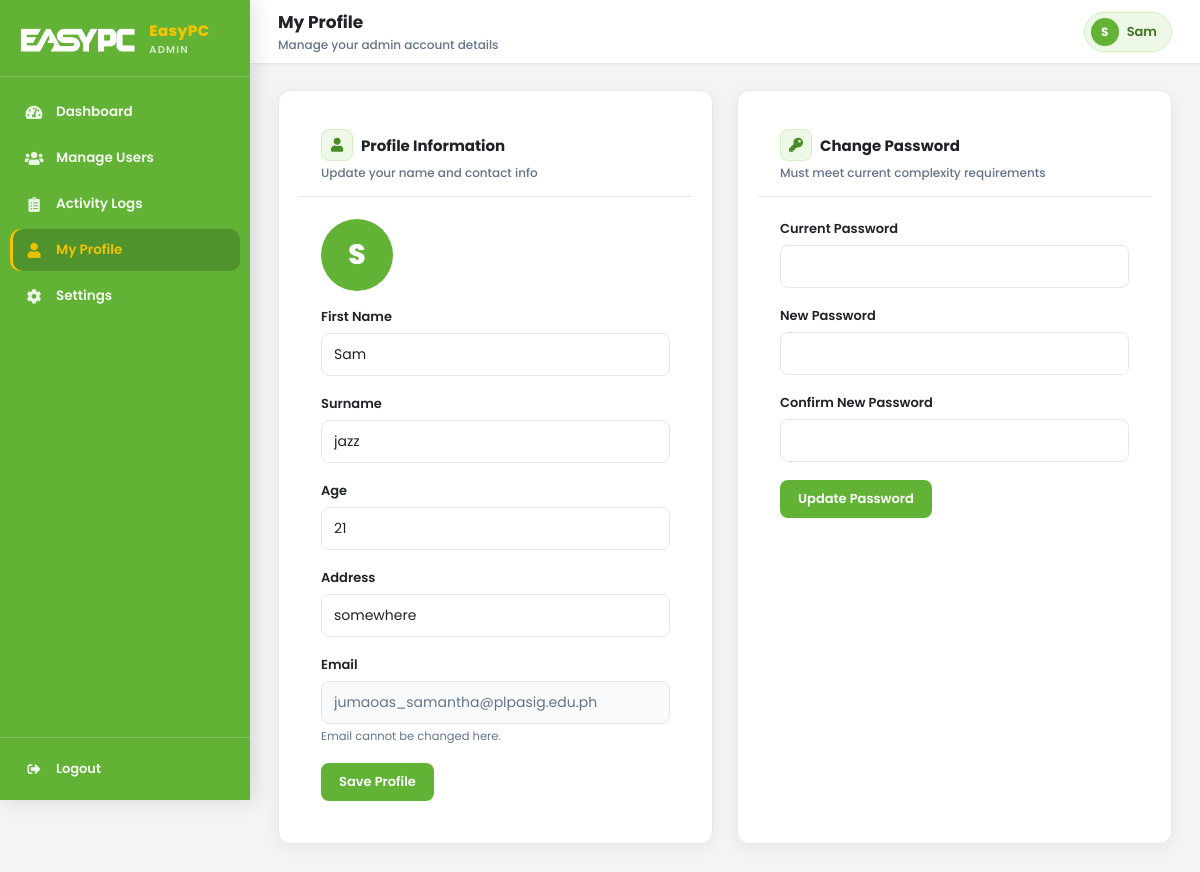
/ADMIN/admin_profile.php (signed in), run on the app's committed database.
### tables this page shows
CREATE TABLE `users` (
  `id` int(11) NOT NULL,
  `name` varchar(100) DEFAULT NULL,
  `surname` varchar(100) DEFAULT NULL,
  `age` int(11) DEFAULT NULL,
  `address` text DEFAULT NULL,
  `email` varchar(150) DEFAULT NULL,
  `password` varchar(255) DEFAULT NULL,
  `role` enum('admin','seller','client','courier','retail_officer','technician','inventory_custodian') DEFAULT 'client',
  `is_verified` tinyint(4) DEFAULT 0,
  `is_locked` tinyint(4) DEFAULT 0,
  `failed_attempts` int(11) DEFAULT 0,
  `activation_token` varchar(100) DEFAULT NULL,
  `created_at` timestamp NOT NULL DEFAULT current_timestamp(),
  `totp_secret` varchar(64) DEFAULT NULL,
  `totp_enabled` tinyint(4) DEFAULT 0
);

### includes/security.php (called while the page is built, shortened)
<?php
function h($string) {
    return htmlspecialchars($string, ENT_QUOTES, 'UTF-8');
}
?>

### ADMIN/admin_profile.php (the view, shortened to what this page needs)
<?php
require_once __DIR__ . '/../includes/security.php';
$db = getDbConnection();
$admin_id = (int)$_SESSION['user_id'];
$q = $db->prepare('SELECT name, surname, age, address, email, password FROM users WHERE id = ? LIMIT 1');
$q->bind_param('i', $admin_id);
$q->execute();
$admin = $q->get_result()->fetch_assoc();
$adminInitials = strtoupper(substr($admin['name'] ?? 'A', 0, 1));
?>
<!DOCTYPE html>
<html lang="en">
<head>
    <link rel="stylesheet" href="admin_shared.css">
    <link rel="stylesheet" href="https://cdnjs.cloudflare.com/ajax/libs/font-awesome/5.15.4/css/all.min.css">
</head>
<body>
<div class="sidebar">
    <div class="sidebar-brand">
        <img src="../assets/logo.png" alt="EasyPC" class="ep-logo-img brand-logo">
        <div>
            <div class="brand-text">EasyPC</div>
            <div class="brand-sub">Admin</div>
        </div>
    </div>
    <nav>
        <a href="admin_dashboard.php"><i class="fas fa-tachometer-alt"></i><span>Dashboard</span></a>
        <a href="manage_users.php"><i class="fas fa-users"></i><span>Manage Users</span></a>
        <a href="view_logs.php"><i class="fas fa-clipboard-list"></i><span>Activity Logs</span></a>
        <a href="admin_profile.php" class="active"><i class="fas fa-user"></i><span>My Profile</span></a>
        <a href="admin_settings.php"><i class="fas fa-cog"></i><span>Settings</span></a>
    </nav>
    <div class="sidebar-footer">
        <a href="../logout.php"><i class="fas fa-sign-out-alt"></i><span>Logout</span></a>
    </div>
</div>
<div class="main">
    <div class="topbar">
        <div class="topbar-left">
            <h2>My Profile</h2>
            <div class="breadcrumb">Manage your admin account details</div>
        </div>
        <div class="topbar-right">
            <div class="admin-badge">
                <div class="avatar"><?php echo $adminInitials; ?></div>
                <?php echo h($admin['name']); ?>
            </div>
        </div>
    </div>
    <div class="page-content">
        <div class="profile-grid">
            <div class="card">
                <div class="card-header">
                    <div>
                        <h3><span class="card-icon"><i class="fas fa-user"></i></span> Profile Information</h3>
                        <div class="card-subtitle">Update your name and contact info</div>
                    </div>
                </div>
                <div class="card-body">
                    <div class="profile-avatar"><?php echo $adminInitials; ?></div>
                    <form method="post">
                        <div class="form-group">
                            <label class="form-label">First Name</label>
                            <input type="text" name="name" class="form-control" value="<?php echo h($admin['name']); ?>" required>
                        </div>
                        <div class="form-group">
                            <label class="form-label">Surname</label>
                            <input type="text" name="surname" class="form-control" value="<?php echo h($admin['surname']); ?>" required>
                        </div>
                        <div class="form-group">
                            <label class="form-label">Age</label>
                            <input type="number" name="age" class="form-control" min="13" value="<?php echo (int)$admin['age']; ?>" required>
                        </div>
                        <div class="form-group">
                            <label class="form-label">Address</label>
                            <input type="text" name="address" class="form-control" value="<?php echo h($admin['address']); ?>" required>
                        </div>
                        <div class="form-group">
                            <label class="form-label">Email</label>
                            <input type="email" class="form-control" value="<?php echo h($admin['email']); ?>" disabled style="background:var(--slate-50);color:var(--text-muted);">
                            <div class="form-hint">Email cannot be changed here.</div>
                        </div>
                        <button type="submit" class="btn btn-primary">Save Profile</button>
                    </form>
                </div>
            </div>
            <div class="card">
                <div class="card-header">
                    <div>
                        <h3><span class="card-icon"><i class="fas fa-key"></i></span> Change Password</h3>
                        <div class="card-subtitle">Must meet current complexity requirements</div>
                    </div>
                </div>
                <div class="card-body">
                    <form method="post">
                        <div class="form-group">
                            <label class="form-label">Current Password</label>
                            <input type="password" name="current_password" class="form-control" required autocomplete="current-password">
                        </div>
                        <div class="form-group">
                            <label class="form-label">New Password</label>
                            <input type="password" name="new_password" class="form-control" required autocomplete="new-password">
                        </div>
                        <div class="form-group">
                            <label class="form-label">Confirm New Password</label>
                            <input type="password" name="confirm_password" class="form-control" required autocomplete="new-password">
                        </div>
                        <button type="submit" class="btn btn-primary">Update Password</button>
                    </form>
                </div>
            </div>
        </div>
    </div>
</div>
</body>
</html>

### ADMIN/admin_profile.php (style rules this page uses)
.profile-grid { display: grid; grid-template-columns: 1fr 1fr; gap: 24px; }
.profile-avatar { width: 72px; height: 72px; background: var(--ep-green); border-radius: 50%; display: flex; align-items: center; justify-content: center; font-size: 28px; font-weight: 800; color: #fff; margin-bottom: 16px; }

### data on the page
users: name "S", name "Sam", surname "jazz", age "21", address "somewhere", email "jumaoas_samantha@plpasig.edu.ph"
